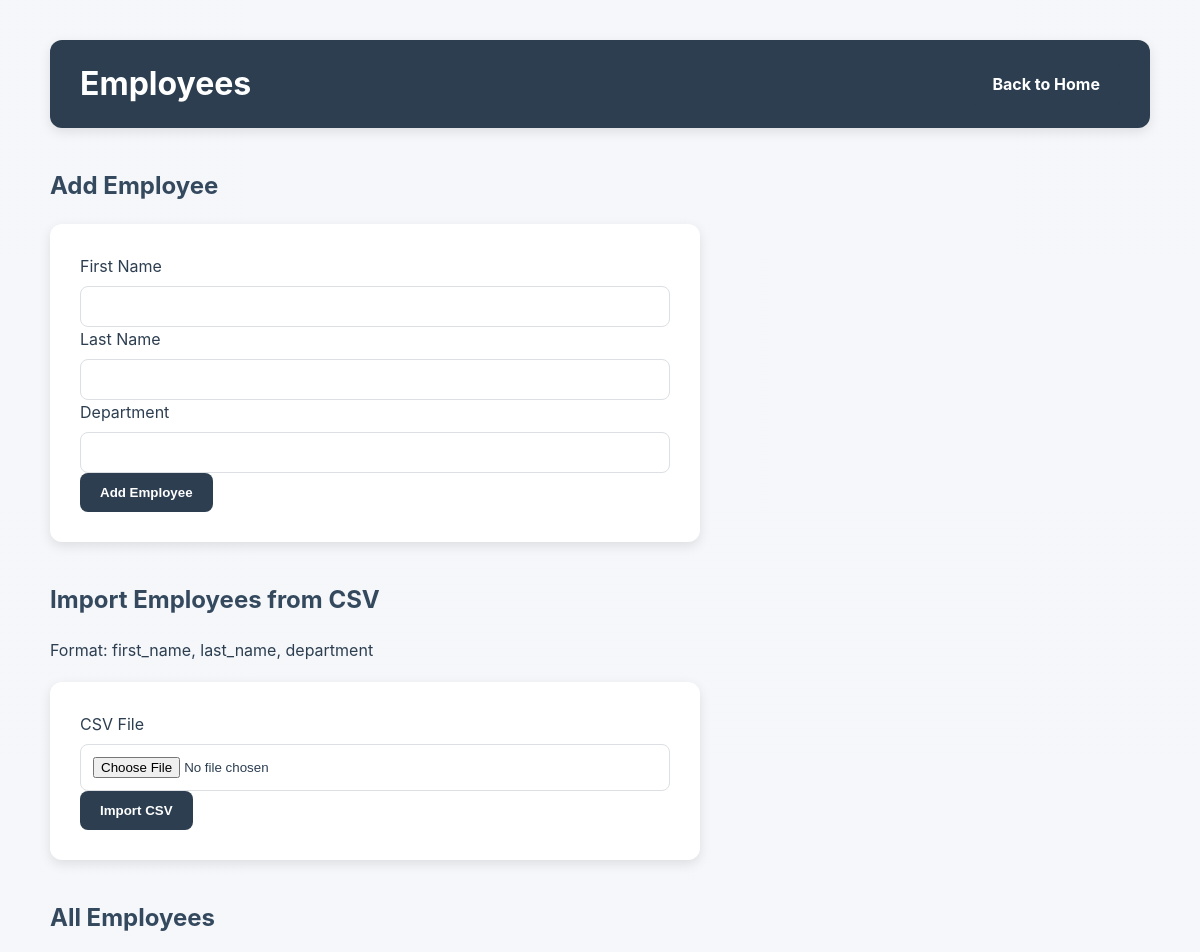
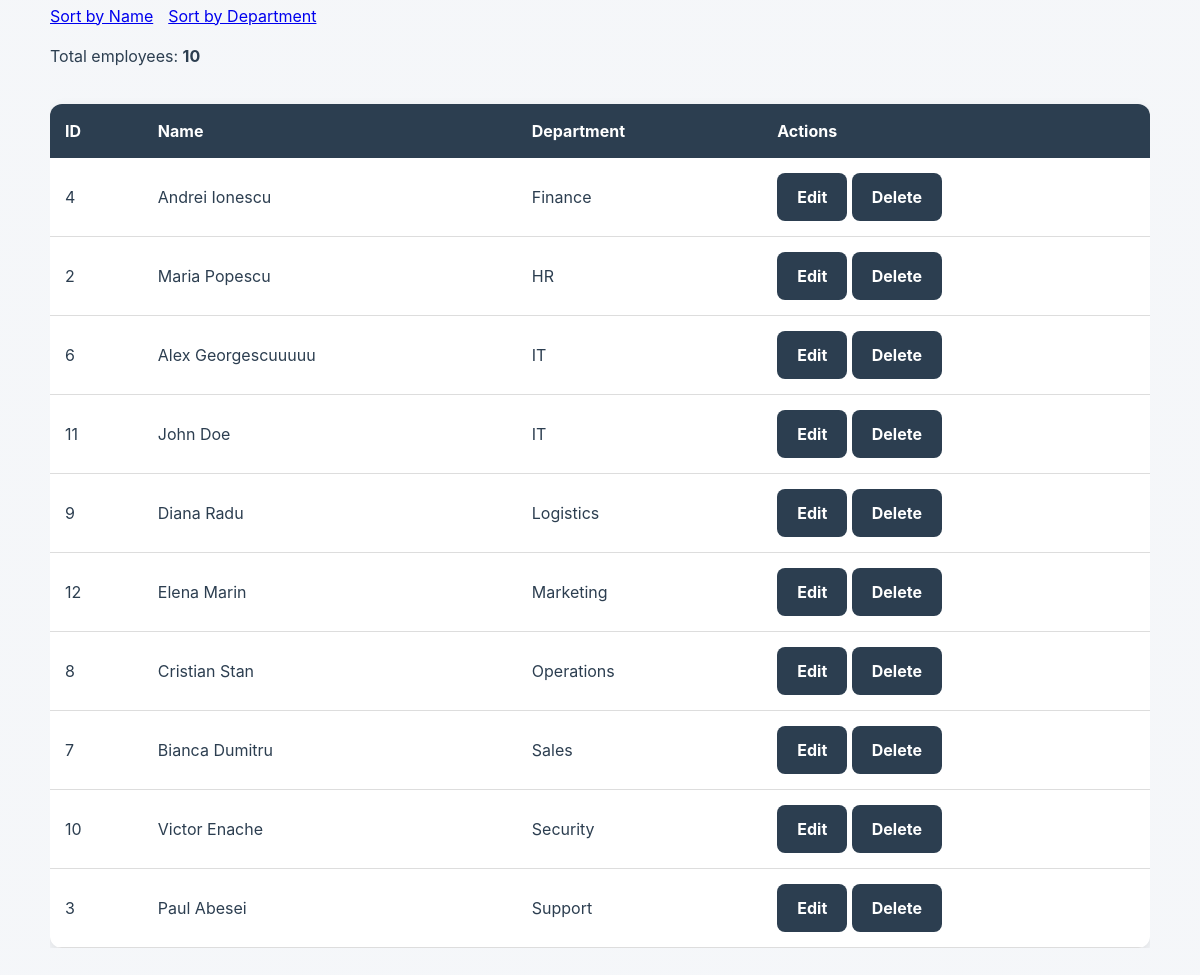
Screenshot of /employees/add?sort=department with the database file from the repository (2 pictures, top to bottom).
### tables this page shows
CREATE TABLE employees (
                id INTEGER PRIMARY KEY AUTOINCREMENT,
                first_name TEXT NOT NULL,
                last_name TEXT NOT NULL,
                department TEXT
            );

### routes/employees.py (the view, shortened to what this page needs)
    @app.route("/employees/add", methods=["GET", "POST"])
    def add_employee_route() -> str | Response:
        sort_by = request.args.get("sort", "name")
        employees = get_all_employees_list(sort_by)
        return render_template(
            "employees/add.html",
            employees=employees
        )

### services/add_employees.py (called while the page is built)
def get_all_employees_list(
    sort_by: str = "name"
) -> list[sqlite3.Row]:
    allowed_sort = {
        "name": "first_name",
        "department": "department"
    }
    sort_column = allowed_sort.get(sort_by, "first_name")
    query = f"""
        SELECT *
        FROM employees
        ORDER BY {sort_column}
    """
    with sqlite3.connect(DB_PATH) as conn:
        conn.row_factory = sqlite3.Row
        cursor = conn.cursor()
        cursor.execute(query)
        return cursor.fetchall()

### templates/employees/add.html (shortened to what this page needs)
<!DOCTYPE html>
<html lang="en">
<head>
    <link rel="stylesheet"
          href="{{ url_for('static', filename='style.css') }}">
</head>
<body>
<div class="container">
    <div class="page-header">
        <h1>Employees</h1>
        <div class="header-buttons">
            <a href="{{ url_for('home') }}"
               class="btn">
                Back to Home
            </a>
        </div>
    </div>
    <section class="content-section">
        <h2>Add Employee</h2>
        <form method="POST">
            <div class="form-group">
                <label for="first_name">
                    First Name
                </label>
                <input type="text"
                       id="first_name"
                       name="first_name"
                       required>
            </div>
            <div class="form-group">
                <label for="last_name">
                    Last Name
                </label>
                <input type="text"
                       id="last_name"
                       name="last_name"
                       required>
            </div>
            <div class="form-group">
                <label for="department">
                    Department
                </label>
                <input type="text"
                       id="department"
                       name="department">
            </div>
            <button type="submit"
                    name="add_employee">
                Add Employee
            </button>
        </form>
    </section>
    <section class="content-section">
        <h2>Import Employees from CSV</h2>
        <p>
            Format:
            first_name, last_name, department
        </p>
        <form method="POST"
              enctype="multipart/form-data">
            <div class="form-group">
                <label for="csv_file">
                    CSV File
                </label>
                <input type="file"
                       id="csv_file"
                       name="csv_file"
                       accept=".csv"
                       required>
            </div>
            <button type="submit"
                    name="import_csv">
                Import CSV
            </button>
        </form>
    </section>
    <section class="content-section">
        <p>
            <h2>All Employees</h2>
            <div class="header-buttons">
                <a href="{{ url_for('add_employee_route', sort='name') }}"
                   >
                    Sort by Name
                </a>
                <a href="{{ url_for('add_employee_route', sort='department') }}"
                   >
                    Sort by Department
                </a>
            </div>
        </p>
        <p>
            Total employees:
            <strong>{{ employees|length }}</strong>
        </p>
        {% if employees %}
            <div class="table-wrapper">
                <table>
                    <thead>
                        <tr>
                            <th>ID</th>
                            <th>Name</th>
                            <th>Department</th>
                            <th>Actions</th>
                        </tr>
                    </thead>
                    <tbody>
                        {% for employee in employees %}
                        <tr>
                            <td>
                                {{ employee["id"] }}
                            </td>
                            <td>
                                {{ employee["first_name"] }}
                                {{ employee["last_name"] }}
                            </td>
                            <td>
                                {{ employee["department"] or "-" }}
                            </td>
                            <td>
                                <div class="action-links">
                                    <a href="{{ url_for('edit_employee', employee_id=employee['id']) }}"
                                       class="btn btn-small">
                                        Edit
                                    </a>
                                    <a href="{{ url_for('delete_employee_route', employee_id=employee['id']) }}"
                                       class="btn btn-small"
                                       onclick="return confirm('Delete this employee?')">
                                        Delete
                                    </a>
                                </div>
                            </td>
                        </tr>
                        {% endfor %}
                    </tbody>
                </table>
            </div>
        {% else %}
            <p>
                No employees found.
            </p>
        {% endif %}
    </section>
</div>
</body>
</html>

### design/style.css (style rules this page uses)
:root { --color-primary: #2c3e50; --color-primary-light: #34495e; --color-background: #f4f6f9; --color-surface: #ffffff; --color-border: #dcdfe3; --color-success-bg: #d4edda; --color-success-text: #155724; --color-error-bg: #f8d7da; --color-error-text: #721c24; --color-warning-bg: #fff3cd; --color-warning-text: #856404; --shadow-sm: 0 2px 8px rgba(0, 0, 0, 0.08); --shadow-md: 0 4px 12px rgba(0, 0, 0, 0.10); --radius-sm: 8px; --radius-md: 12px; --transition-fast: 0.2s ease; }
* { box-sizing: border-box; }
body { font-family: Inter, -apple-system, BlinkMacSystemFont, "Segoe UI", sans-serif; line-height: 1.5; background-image: linear-gradient( rgba(244, 246, 249, 0.92), rgba(244, 246, 249, 0.92) ), url("https://images.unsplash.com/photo-1497366754035-f200968a6e72?q=80&w=1600&auto=format&fit=crop"); background-size: cover; background-position: center; background-attachment: fixed; margin: 0; padding: 40px; color: var(--color-primary); }
.container { max-width: 1100px; margin: auto; }
h1 { color: var(--color-primary); margin-bottom: 10px; }
h2 { color: var(--color-primary-light); margin-top: 40px; }
.btn, button { display: inline-block; background-color: var(--color-primary); color: white; padding: 12px 20px; border: none; border-radius: var(--radius-sm); text-decoration: none; font-weight: bold; cursor: pointer; transition: background-color var(--transition-fast), transform var(--transition-fast), box-shadow var(--transition-fast); }
form { background: var(--color-surface); padding: 30px; border-radius: var(--radius-md); box-shadow: var(--shadow-md); margin-top: 20px; max-width: 650px; }
input, select { width: 100%; padding: 12px; border: 1px solid var(--color-border); border-radius: var(--radius-sm); margin-top: 8px; box-sizing: border-box; transition: border-color var(--transition-fast), box-shadow var(--transition-fast); }
.table-wrapper { overflow-x: auto; }
table { width: 100%; border-collapse: collapse; background: var(--color-surface); border-radius: var(--radius-md); overflow: hidden; box-shadow: var(--shadow-md); margin-top: 20px; }
table th { background-color: var(--color-primary); color: white; padding: 15px; text-align: left; }
table td { padding: 15px; border-bottom: 1px solid #ddd; }
.page-header { display: flex; justify-content: space-between; align-items: center; gap: 20px; margin-bottom: 30px; background-color: var(--color-primary); padding: 20px 30px; border-radius: var(--radius-md); box-shadow: var(--shadow-md); }
.page-header h1 { margin: 0; color: white; }
.header-buttons { display: flex; gap: 15px; flex-wrap: wrap; }

### rows the page displays
employees: id "4", first_name "Andrei", last_name "Ionescu", department "Finance"
employees: id "2", first_name "Maria", last_name "Popescu", department "HR"
employees: id "6", first_name "Alex", last_name "Georgescuuuuu", department "IT"
employees: id "11", first_name "John", last_name "Doe", department "IT"
employees: id "9", first_name "Diana", last_name "Radu", department "Logistics"
employees: id "12", first_name "Elena", last_name "Marin", department "Marketing"
employees: id "8", first_name "Cristian", last_name "Stan", department "Operations"
employees: id "7", first_name "Bianca", last_name "Dumitru", department "Sales"
employees: id "10", first_name "Victor", last_name "Enache", department "Security"
employees: id "3", first_name "Paul", last_name "Abesei", department "Support"

### other values shown
{{ employees|length }} "10"
